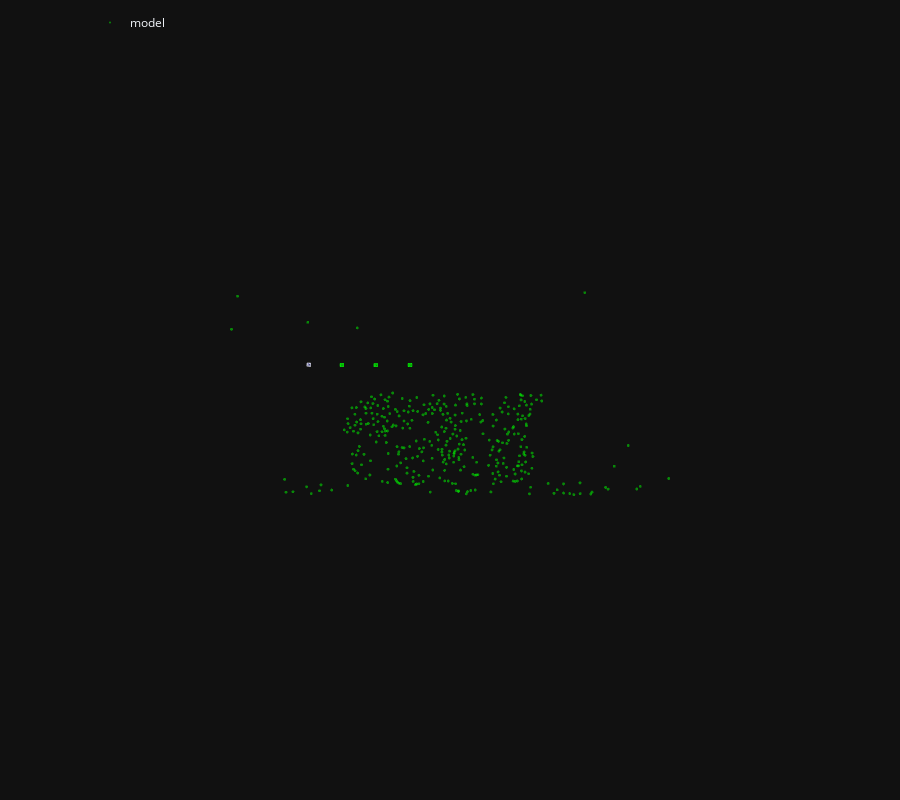

Notebook code cell kept with this figure:
### Markdown cell above
# Visualization of first query

### Code cell
fig3d = init_figure()

camera_size = 0.01
pose = pycolmap.Image(tvec=ret['tvec'], qvec=ret['qvec'])
plot_camera_colmap(fig3d, pose, pinhole_camera, color='rgba(128,128,255,0.5)', 
                   name=query, legendgroup="refined", size=camera_size)
args = dict(max_reproj_error=3.0, min_track_length=2, cs=camera_size)
plot_reconstruction(fig3d, model, color='rgba(0, 255, 0, 0.5)', name="model", **args)
fig3d.show()
fig3d.write_html(result_dir / "dragon_one_query_localizer.html")

### Figure 1 — Plotly figure (JSON) as saved in the notebook; plotly's stock layout.template omitted (floating-point values rounded to 4 significant figures; data arrays with more than 128 entries replaced by an {"elided": "..."} marker saying what was removed)
{"data": [{"legendgroup": "refined", "line": {"color": "rgba(128,128,255,0.5)"}, "marker": {"size": 0.0001}, "name": "0003.png", "showlegend": false, "type": "scatter3d", "x": [-0.1826, -0.1772, -0.1773, -0.1827, -0.1826], "y": [-0.1538, -0.1538, -0.149, -0.149, -0.1538], "z": [0.03967, 0.03768, 0.03741, 0.0394, 0.03967]}, {"color": "rgba(128,128,255,0.5)", "i": [0, 0, 0, 0], "j": [1, 2, 3, 4], "k": [2, 3, 4, 1], "legendgroup": "refined", "name": "0003.png", "showlegend": false, "type": "mesh3d", "x": [-0.1819, -0.1826, -0.1772, -0.1773, -0.1827, -0.1826], "y": [-0.1518, -0.1538, -0.1538, -0.149, -0.149, -0.1538], "z": [0.03324, 0.03967, 0.03768, 0.03741, 0.0394, 0.03967]}, {"legendgroup": "refined", "line": {"color": "rgba(128,128,255,0.5)", "width": 1}, "mode": "lines", "name": "0003.png", "showlegend": false, "type": "scatter3d", "x": [-0.1819, -0.1826, -0.1772, -0.1819, -0.1772, -0.1773, -0.1819, -0.1773, -0.1827, -0.1819, -0.1827, -0.1826], "y": [-0.1518, -0.1538, -0.1538, -0.1518, -0.1538, -0.149, -0.1518, -0.149, -0.149, -0.1518, -0.149, -0.1538], "z": [0.03324, 0.03967, 0.03768, 0.03324, 0.03768, 0.03741, 0.03324, 0.03741, 0.0394, 0.03324, 0.0394, 0.03967]}, {"legendgroup": "model", "marker": {"color": "rgba(0, 255, 0, 0.5)", "line": {"width": 0}, "size": 1}, "mode": "markers", "name": "model", "type": "scatter3d", "x": {"elided": "353 float values"}, "y": {"elided": "353 float values"}, "z": {"elided": "353 float values"}}, {"legendgroup": "model", "line": {"color": "rgba(0, 255, 0, 0.5)"}, "marker": {"size": 0.0001}, "name": "1", "showlegend": false, "type": "scatter3d", "x": [-0.02646, -0.02074, -0.02073, -0.02645, -0.02646], "y": [-0.1548, -0.1549, -0.1501, -0.1501, -0.1548], "z": [0.008384, 0.007751, 0.00746, 0.008092, 0.008384]}, {"color": "rgba(0, 255, 0, 0.5)", "i": [0, 0, 0, 0], "j": [1, 2, 3, 4], "k": [2, 3, 4, 1], "legendgroup": "model", "name": "1", "showlegend": false, "type": "mesh3d", "x": [-0.02422, -0.02646, -0.02074, -0.02073, -0.02645, -0.02646], "y": [-0.1528, -0.1548, -0.1549, -0.1501, -0.1501, -0.1548], "z": [0.002308, 0.008384, 0.007751, 0.00746, 0.008092, 0.008384]}, {"legendgroup": "model", "line": {"color": "rgba(0, 255, 0, 0.5)", "width": 1}, "mode": "lines", "name": "1", "showlegend": false, "type": "scatter3d", "x": [-0.02422, -0.02646, -0.02074, -0.02422, -0.02074, -0.02073, -0.02422, -0.02073, -0.02645, -0.02422, -0.02645, -0.02646], "y": [-0.1528, -0.1548, -0.1549, -0.1528, -0.1549, -0.1501, -0.1528, -0.1501, -0.1501, -0.1528, -0.1501, -0.1548], "z": [0.002308, 0.008384, 0.007751, 0.002308, 0.007751, 0.00746, 0.002308, 0.00746, 0.008092, 0.002308, 0.008092, 0.008384]}, {"legendgroup": "model", "line": {"color": "rgba(0, 255, 0, 0.5)"}, "marker": {"size": 0.0001}, "name": "2", "showlegend": false, "type": "scatter3d", "x": [-0.07934, -0.07369, -0.07372, -0.07937, -0.07934], "y": [-0.1543, -0.1544, -0.1496, -0.1496, -0.1543], "z": [0.01455, 0.01346, 0.01317, 0.01426, 0.01455]}, {"color": "rgba(0, 255, 0, 0.5)", "i": [0, 0, 0, 0], "j": [1, 2, 3, 4], "k": [2, 3, 4, 1], "legendgroup": "model", "name": "2", "showlegend": false, "type": "mesh3d", "x": [-0.0776, -0.07934, -0.07369, -0.07372, -0.07937, -0.07934], "y": [-0.1523, -0.1543, -0.1544, -0.1496, -0.1496, -0.1543], "z": [0.008314, 0.01455, 0.01346, 0.01317, 0.01426, 0.01455]}, {"legendgroup": "model", "line": {"color": "rgba(0, 255, 0, 0.5)", "width": 1}, "mode": "lines", "name": "2", "showlegend": false, "type": "scatter3d", "x": [-0.0776, -0.07934, -0.07369, -0.0776, -0.07369, -0.07372, -0.0776, -0.07372, -0.07937, -0.0776, -0.07937, -0.07934], "y": [-0.1523, -0.1543, -0.1544, -0.1523, -0.1544, -0.1496, -0.1523, -0.1496, -0.1496, -0.1523, -0.1496, -0.1543], "z": [0.008314, 0.01455, 0.01346, 0.008314, 0.01346, 0.01317, 0.008314, 0.01317, 0.01426, 0.008314, 0.01426, 0.01455]}, {"legendgroup": "model", "line": {"color": "rgba(0, 255, 0, 0.5)"}, "marker": {"size": 0.0001}, "name": "3", "showlegend": false, "type": "scatter3d", "x": [-0.1315, -0.1259, -0.126, -0.1315, -0.1315], "y": [-0.154, -0.154, -0.1493, -0.1492, -0.154], "z": [0.02506, 0.02352, 0.02324, 0.02478, 0.02506]}, {"color": "rgba(0, 255, 0, 0.5)", "i": [0, 0, 0, 0], "j": [1, 2, 3, 4], "k": [2, 3, 4, 1], "legendgroup": "model", "name": "3", "showlegend": false, "type": "mesh3d", "x": [-0.1302, -0.1315, -0.1259, -0.126, -0.1315, -0.1315], "y": [-0.152, -0.154, -0.154, -0.1493, -0.1492, -0.154], "z": [0.01871, 0.02506, 0.02352, 0.02324, 0.02478, 0.02506]}, {"legendgroup": "model", "line": {"color": "rgba(0, 255, 0, 0.5)", "width": 1}, "mode": "lines", "name": "3", "showlegend": false, "type": "scatter3d", "x": [-0.1302, -0.1315, -0.1259, -0.1302, -0.1259, -0.126, -0.1302, -0.126, -0.1315, -0.1302, -0.1315, -0.1315], "y": [-0.152, -0.154, -0.154, -0.152, -0.154, -0.1493, -0.152, -0.1493, -0.1492, -0.152, -0.1492, -0.154], "z": [0.01871, 0.02506, 0.02352, 0.01871, 0.02352, 0.02324, 0.01871, 0.02324, 0.02478, 0.01871, 0.02478, 0.02506]}], "layout": {"height": 800, "legend": {"orientation": "h", "x": 0.1, "xanchor": "left", "y": 0.99, "yanchor": "top"}, "margin": {"b": 0, "l": 0, "pad": 0, "r": 0, "t": 0}, "scene": {"aspectmode": "data", "camera": {"eye": {"x": 0, "y": -0.1, "z": -2}, "projection": {"type": "orthographic"}, "up": {"x": 0, "y": -1, "z": 0}}, "dragmode": "orbit", "xaxis": {"autorange": true, "showbackground": false, "showgrid": false, "showline": false, "showticklabels": true, "visible": false}, "yaxis": {"autorange": true, "showbackground": false, "showgrid": false, "showline": false, "showticklabels": true, "visible": false}, "zaxis": {"autorange": true, "showbackground": false, "showgrid": false, "showline": false, "showticklabels": true, "visible": false}}}}
